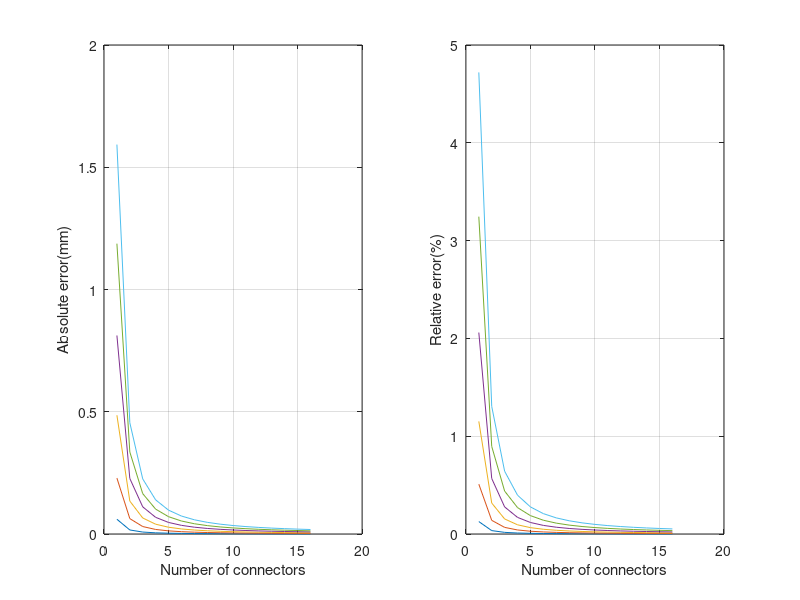

Reproduce this figure in MATLAB.
clear;clc;
%% Parameter Define
%%%%%%%%%%%%%%%%%%%%%%%%%%%%%%%%%%%%%%%%%%%%%%%%%%%%%%%%%%%%%%%%%%%%%%%%%%%
% Sr: the arc length of the bending curve                                 %
% r:  the distance between the central axis of the cable guiding hole on  %
%     the connector and the central axis of the connector                 %
% d:  the thickness of the cross-shaped sheet                             %
% R1: the radius of the bending curve                                     %
% l1: the ideal length of the driving cable 1 between the bottom plane    %
%     of the upper connector and the top plane of the lower connector     %
% Ea: the absolute error                                                  %
% Er: the relative error 
% S1: the ideal length of the driving cable 1
% alpha1: the central angle of the bending curve
%%%%%%%%%%%%%%%%%%%%%%%%%%%%%%%%%%%%%%%%%%%%%%%%%%%%%%%%%%%%%%%%%%%%%%%%%%% 
length_mm=100;
Sr=0.5*length_mm; 
r=0.14*length_mm; 
d=0.015*length_mm; 
%% Assumption Calculation
for n=0:1:15 % Assume the number of the connectors is n
    for i = 1:1:6 % Assume the bending angle is from 10 degrees to 60 degrees
        alpha1=i*10*pi/180;
        R1=Sr/alpha1; 
        S1=(R1-r)*alpha1; 
        l1=2*(n+1)*(R1-r)*sin( ...
            alpha1/(2*(n+1)))-(n+1)*((n*d/(n+1))/sin((pi-alpha1/(n+1))/2 ...
            )-n*d/(n+1));
        % calculate absolute error
        E(i).Ea(n+1,1) = S1-l1; 
        %E(i).Ea(n+1,2) = n+1;
        % calculate relative error 
        E(i).Er(n+1,1) = (E(i).Ea(n+1,1)/l1)*100;  
        %E(i).Er(n+1,2) = n+1;
    end
end
%% Figure Plot
figure;
subplot(1,2,1);
for i = 1:1:6
    plot(E(i).Ea);
    hold on;
end
xlabel('Number of connectors');
ylabel('Absolute error(mm)');
grid on;
subplot(1,2,2);
for i = 1:1:6
    plot(E(i).Er);
    hold on;
end
xlabel('Number of connectors');
ylabel('Relative error(%)');
grid on;
    